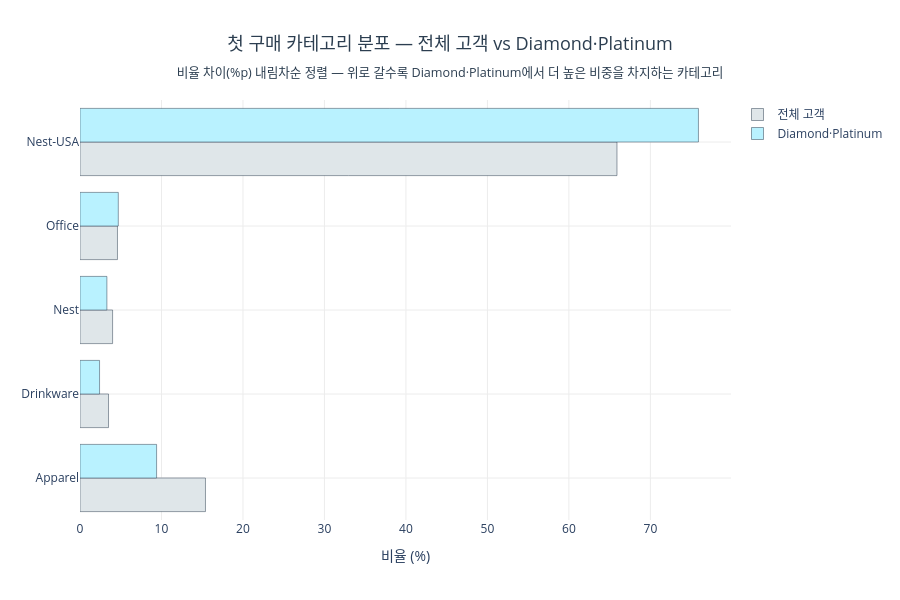

Notebook code for this chart:
### Code cell
cat_order = dist_compare['첫_카테고리'].tolist()
total_pct = dist_compare.set_index('첫_카테고리')['전체_비율(%)']
dp_pct = dist_compare.set_index('첫_카테고리')['DP_비율(%)']

fig = go.Figure()
fig.add_trace(go.Bar(
    y=cat_order[::-1],
    x=[total_pct[c] for c in cat_order[::-1]],
    name='전체 고객',
    orientation='h',
    marker=dict(color='#dfe6e9', line=dict(color='#2c3e50', width=0.5))
))
fig.add_trace(go.Bar(
    y=cat_order[::-1],
    x=[dp_pct[c] for c in cat_order[::-1]],
    name='Diamond·Platinum',
    orientation='h',
    marker=dict(color='#B9F2FF', line=dict(color='#2c3e50', width=0.5))
))

fig.update_layout(
    title=dict(
        text='첫 구매 카테고리 분포 — 전체 고객 vs Diamond·Platinum<br><sub>비율 차이(%p) 내림차순 정렬 — 위로 갈수록 Diamond·Platinum에서 더 높은 비중을 차지하는 카테고리</sub>',
        font=dict(size=18, color='#2c3e50'), x=0.5, xanchor='center'
    ),
    xaxis=dict(title='비율 (%)', gridcolor='#ececec'),
    yaxis=dict(gridcolor='#ececec'),
    barmode='group',
    legend=dict(orientation='v', x=1.01, y=1),
    plot_bgcolor='white',
    height=600
)
fig.show()

### Figure 1 — Plotly figure (JSON) as saved in the notebook; plotly's stock layout.template omitted (floating-point values rounded to 4 significant figures)
{"data": [{"marker": {"color": "#dfe6e9", "line": {"color": "#2c3e50", "width": 0.5}}, "name": "전체 고객", "orientation": "h", "type": "bar", "x": [15.4, 3.5, 4, 4.6, 65.9], "y": ["Apparel", "Drinkware", "Nest", "Office", "Nest-USA"]}, {"marker": {"color": "#B9F2FF", "line": {"color": "#2c3e50", "width": 0.5}}, "name": "Diamond·Platinum", "orientation": "h", "type": "bar", "x": [9.4, 2.4, 3.3, 4.7, 75.9], "y": ["Apparel", "Drinkware", "Nest", "Office", "Nest-USA"]}], "layout": {"barmode": "group", "height": 600, "legend": {"orientation": "v", "x": 1.01, "y": 1}, "plot_bgcolor": "white", "title": {"font": {"color": "#2c3e50", "size": 18}, "text": "첫 구매 카테고리 분포 — 전체 고객 vs Diamond·Platinum<br><sub>비율 차이(%p) 내림차순 정렬 — 위로 갈수록 Diamond·Platinum에서 더 높은 비중을 차지하는 카테고리</sub>", "x": 0.5, "xanchor": "center"}, "xaxis": {"gridcolor": "#ececec", "title": {"text": "비율 (%)"}}, "yaxis": {"gridcolor": "#ececec"}}}
